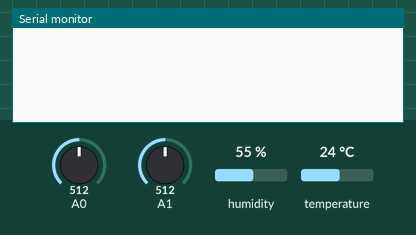
Recording of a sketch running on a simulated Arduino Uno, built with avr-gcc and run on an emulated ATmega328P. Parts: the last lines printed to the serial monitor. The test bench sets the inputs (shaded band); at power-on: temperature 24 °C, A0 = 512, A1 = 512, humidity 55 %.

Above: at 2.2 s.
2.3 s: temperature set to 12 °C
At 4.9 s:
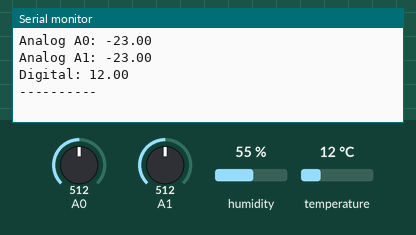
6.8 s: A0 set to 716
11.3 s: A1 set to 716
At 14.5 s:
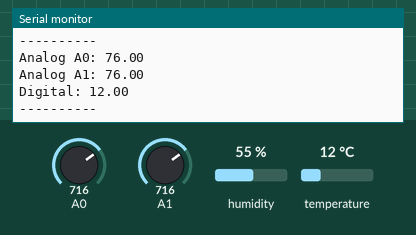
15.8 s: temperature set to 19 °C
At 16.5 s:
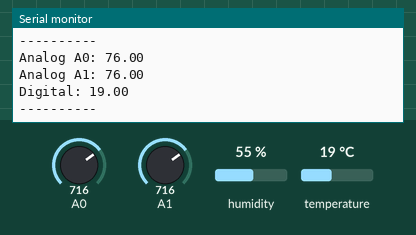
20.3 s: A0 set to 992
24.8 s: A1 set to 992
At 26.2 s:
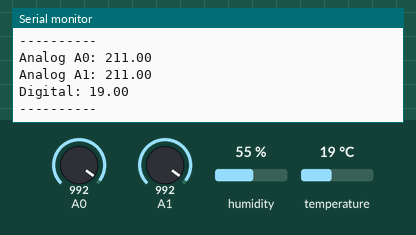
Timing chart, 0 to 27.8 s (numbered marks = the images above; inputs shaded):
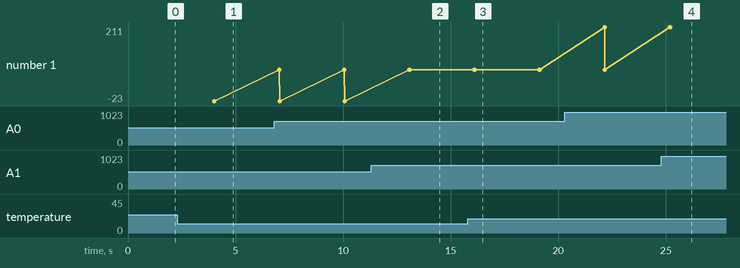

Measured:
- after the input at 2.3 s, the serial monitor: prints a new line after 1.7 s (image 1)
- after the input at 11.3 s, the serial monitor: prints a new line after 1.8 s (image 2)
- after the input at 15.8 s, the serial monitor: prints a new line after 0.34 s (image 3)
- after the input at 24.8 s, the serial monitor: prints a new line after 0.40 s (image 4)

The sketch:

temperatureSensors.ino
```cpp
#include "DHT.h"
#include <math.h>

DHT dht(2, DHT11);

void setup() {
  Serial.begin(9600);
  dht.begin();
  delay(1000);
}

float readTemperatureFromAnalog(int pin) {
  // http://www.learningaboutelectronics.com/Articles/LM335-temperature-sensor-circuit.php
  int rawvoltage = analogRead(pin);
  float millivolts = (rawvoltage / 1024.0) * 5000;
  float kelvin = (millivolts / 10);

  float celsius = kelvin - 273.15;
  celsius = round(celsius);

  return celsius;
}

void loop() {
  delay (3000);

  float celsius = readTemperatureFromAnalog(A0);

  Serial.print("Analog A0: ");
  Serial.println(celsius);

  celsius = readTemperatureFromAnalog(A1);

  Serial.print("Analog A1: ");
  Serial.println(celsius);

  Serial.print("Digital: ");
  Serial.println(dht.readTemperature());

  Serial.println("----------");
}
```
